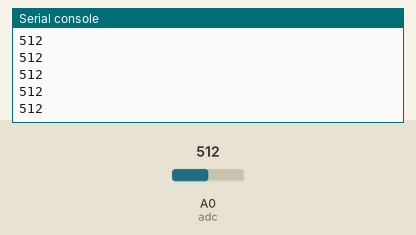
Bench run of a program on a simulated ESP8266 board running MicroPython. On the bench: the last lines printed to the serial console. The inputs (shaded band) are chosen by the test bench; at power-on: A0 (adc) = 512 (analog values on the 0–1023 scale).

Above: at 1.2 s.
1.3 s: A0 (adc) set to 716
At 1.56 s:
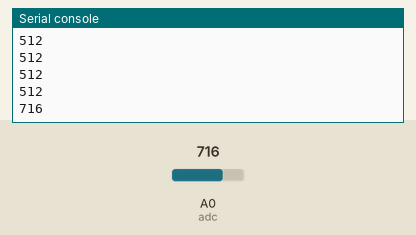
2.8 s: A0 (adc) set to 900
At 2.96 s:
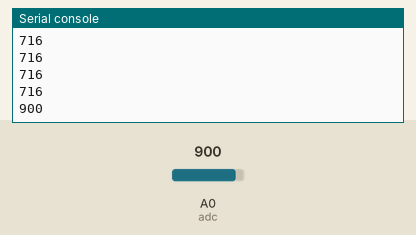
Timing chart, 0 to 5.8 s (numbered marks = the images above; inputs shaded):
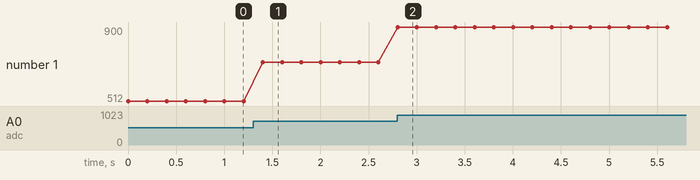

Measured:
- after the input at 1.3 s, the serial console: prints a new line after 0.10 s (image 1)
- after the input at 2.8 s, the serial console: prints a new line at once (image 2)
- plotted number 1: 512 → 716 after the input at 1.3 s, 716 → 900 after the input at 2.8 s

The program:

01_to_serial.py
```python
#Autor: Ramón Junquera
#Fecha: 20221229
#Entrada analógica. Conversión ADC. Salida de datos por puerto serie

#Las placas ESP8266 sólo tienen un pin de entrada analógica
#llamado A0. Es el único conectado a un conversor analógico
#digital (ADC).

#Para crear el objeto que permite leerlo, habitualmente utilizaremos:
#adc=machine.ADC(0)
#Siempre es 0 porque sólo tenemos un pin de entrada analógica

#Para leer su valor utilizaremos
#adc.read() que nos devolverá un valor en el rango [0,1024]
#1024 es el valor que representa cualquier voltaje superior
#al permitido

#Como el resto de pines del microprocesador, soporta un voltaje
#máximo de 3.3V

import machine #Gestión de GPIO
import time #Gestión de tiempos
# Creamos el objeto de gestión de la entrada analógica
adc=machine.ADC(0)
while True: #Bucle infinito
 print(adc.read()) #Mostramos el valor leido
 time.sleep_ms(200) #Cada 2 décimas de segundo
```
